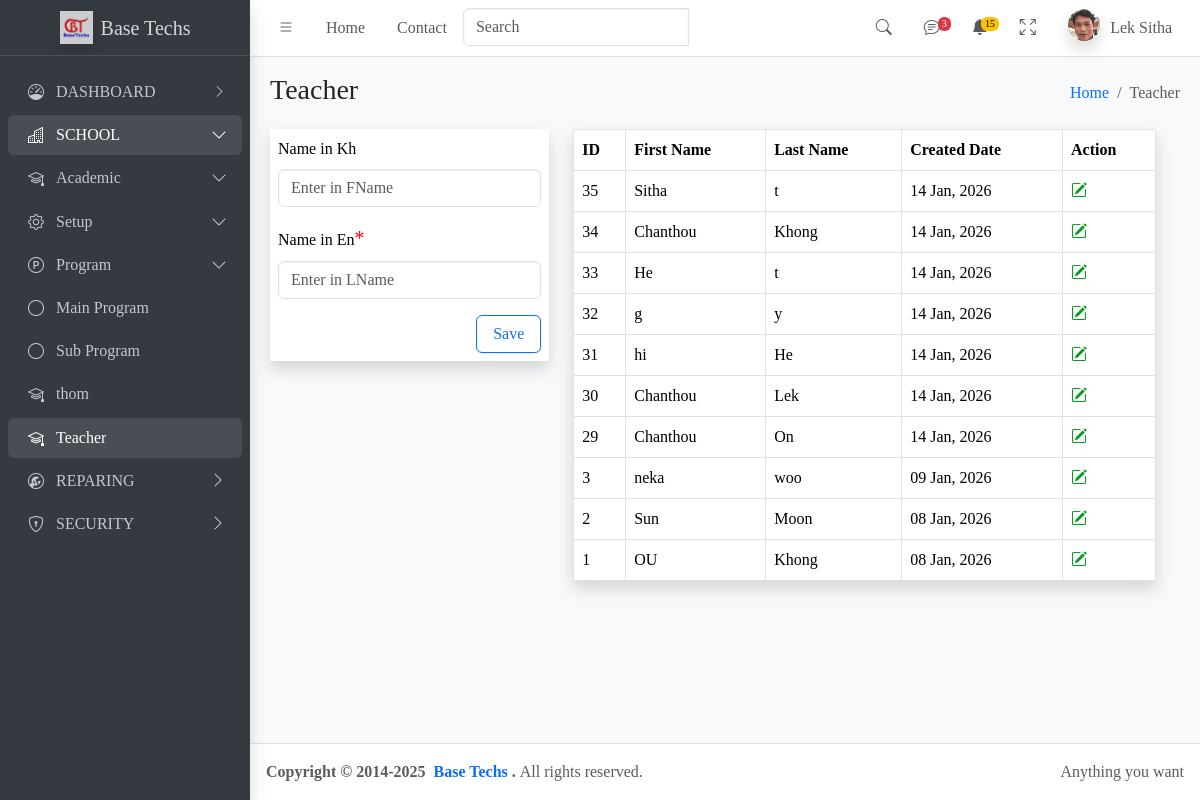
/teacher/, run on an earlier commit of the app's database.
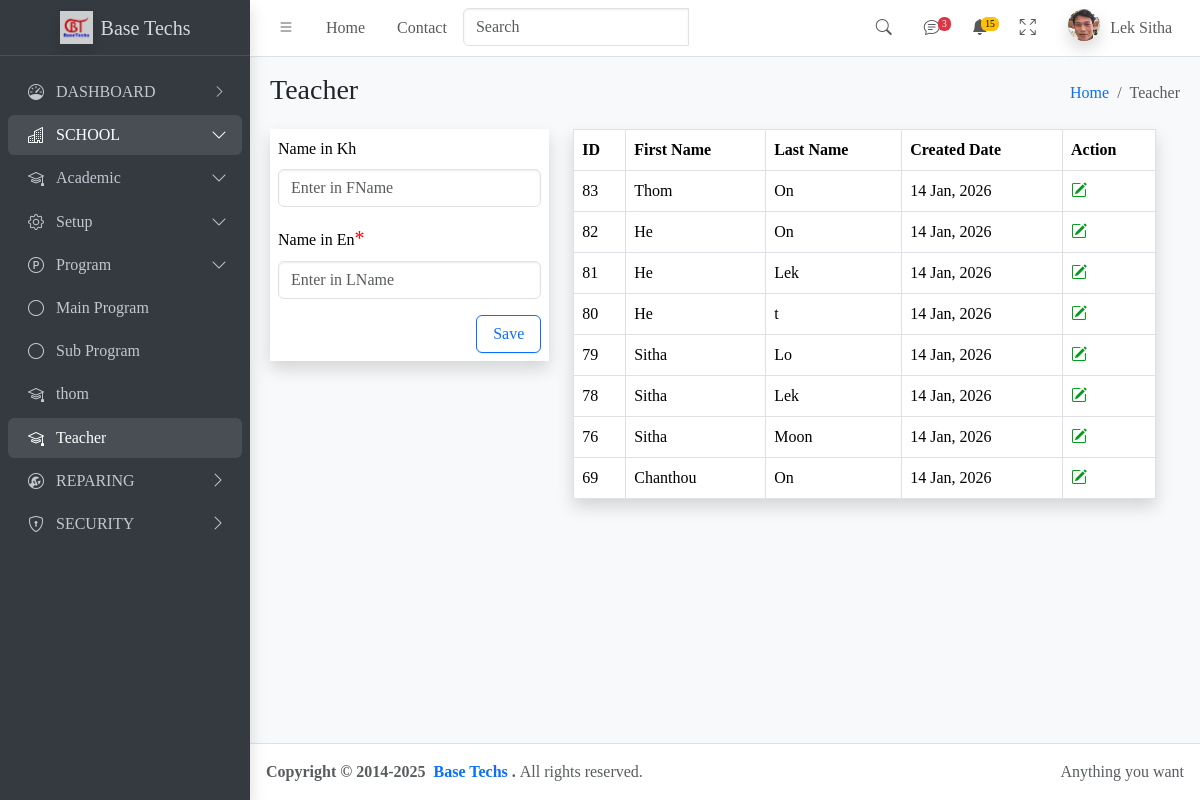
And on a later commit of the database.
### apps/teacher/models.py (models this page shows, shortened)
class Teacher(models.Model):
    fname=models.CharField(max_length=200)
    lname=models.CharField(max_length=200)
    created_at=models.DateTimeField(auto_now_add=True)

### apps/teacher/views.py (the view)
# urls.py: path('teacher/',view=views.teacher,name="teacher"),
def teacher(request):
    tform=TeacherForm()
    tea=Teacher.objects.all().order_by('-created_at')
    context={'teachers':tea,
             'tForm':tform,
             }
    return render(request,'teacher.html',context)

### apps/teacher/form.py
class TeacherForm(ModelForm):
    class Meta:
        model=Teacher
        fields="__all__"
    def __init__(self,*args,**kwargs):
        super().__init__(*args,**kwargs)
        self.fields['fname'].widget.attrs.update({'class':'form-control','placeholder': 'Enter in FName','id':'txtfname_save'})
        self.fields['lname'].widget.attrs.update({'class':'form-control','placeholder': 'Enter in LName','id':'txtlname_save'})

### apps/teacher/templates/teacher.html (shortened to what this page needs)
{%extends 'main.html'%}
 {%block contentheader%} Teacher {%endblock%}
 {%block breadcrumb%} Teacher {%endblock%}
{%block search_textbox%}
<div class="input-group">
 {%include 'partials/search-textbox_teacher.html'%}
 {%include 'partials/spinner_teacher.html'%}
</div>
{%endblock%}
{%block content%}
<div class="row">
  <div class="row">
    {%include 'partials/save-form_teacher.html'%}
    {%include 'partials/detail-list_teacher.html'%}
  </div>
</div>
{%endblock%}

### apps/teacher/templates/partials/data_row-teacher.html
 <tr>
          <td>{{teacher.id}}</td>
          <td>{{teacher.fname}}</td>
          <td>{{teacher.lname}}</td>
          <td>{{teacher.created_at|date:"d M, Y"}}</td>
          <td>
            <a href=""
              ><i
                class="edit-icon bi bi-pencil-square"
                hx-get="{%url 'update' teacher.id%}"
                hx-trigger="click"
                hx-target="#teachme"
                hx-swap="outerhtml"
              ></i
            ></a>
          </td>
        </tr>

What changed in the data, as far as the page shows it:
removed Teacher: id "35", fname "Sitha", lname "t", created_at "14 Jan, 2026"
removed Teacher: id "34", fname "Chanthou", lname "Khong", created_at "14 Jan, 2026"
removed Teacher: id "33", fname "He", lname "t", created_at "14 Jan, 2026"
removed Teacher: id "32", fname "g", lname "y", created_at "14 Jan, 2026"
removed Teacher: id "31", fname "hi", lname "He", created_at "14 Jan, 2026"
removed Teacher: id "30", fname "Chanthou", lname "Lek", created_at "14 Jan, 2026"
removed Teacher: id "29", fname "Chanthou", lname "On", created_at "14 Jan, 2026"
removed Teacher: id "3", fname "neka", lname "woo", created_at "09 Jan, 2026"
removed Teacher: id "2", fname "Sun", lname "Moon", created_at "08 Jan, 2026"
removed Teacher: id "1", fname "OU", lname "Khong", created_at "08 Jan, 2026"
added Teacher: id "83", fname "Thom", lname "On", created_at "14 Jan, 2026"
added Teacher: id "82", fname "He", lname "On", created_at "14 Jan, 2026"
added Teacher: id "81", fname "He", lname "Lek", created_at "14 Jan, 2026"
added Teacher: id "80", fname "He", lname "t", created_at "14 Jan, 2026"
added Teacher: id "79", fname "Sitha", lname "Lo", created_at "14 Jan, 2026"
added Teacher: id "78", fname "Sitha", lname "Lek", created_at "14 Jan, 2026"
added Teacher: id "76", fname "Sitha", lname "Moon", created_at "14 Jan, 2026"
added Teacher: id "69", fname "Chanthou", lname "On", created_at "14 Jan, 2026"
